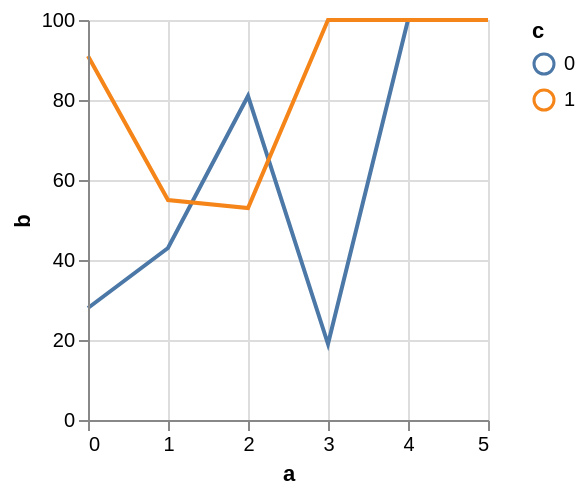

Here is the Vega-Lite specification saved for this chart:
### Vega specification from a JSON file in a GitHub repository (floating-point values rounded to 4 significant figures)
{"$schema": "https://vega.github.io/schema/vega/v5.json", "autosize": "pad", "padding": 5, "width": 200, "height": 200, "style": "cell", "data": [{"name": "source_0", "values": [{"a": 0, "b": 28, "c": 0}, {"a": 0, "b": 91, "c": 1}, {"a": 1, "b": 43, "c": 0}, {"a": 1, "b": 55, "c": 1}, {"a": 2, "b": 81, "c": 0}, {"a": 2, "b": 53, "c": 1}, {"a": 3, "b": 19, "c": 0}]}, {"name": "data_0", "source": "source_0", "transform": [{"type": "impute", "field": "b", "key": "a", "keyvals": {"signal": "sequence(4,6)"}, "method": "value", "groupby": ["c"], "value": null}, {"type": "formula", "expr": "datum.b === null ? 100 : datum.b", "as": "b"}]}], "marks": [{"name": "pathgroup", "type": "group", "from": {"facet": {"name": "faceted_path_main", "data": "data_0", "groupby": ["c"]}}, "encode": {"update": {"width": {"field": {"group": "width"}}, "height": {"field": {"group": "height"}}}}, "marks": [{"name": "marks", "type": "line", "style": ["line"], "sort": {"field": "datum[\"a\"]", "order": "descending"}, "from": {"data": "faceted_path_main"}, "encode": {"update": {"stroke": {"scale": "color", "field": "c"}, "tooltip": {"signal": "{\"a\": format(datum[\"a\"], \"\"), \"b\": format(datum[\"b\"], \"\"), \"c\": ''+datum[\"c\"]}"}, "x": {"scale": "x", "field": "a"}, "y": {"scale": "y", "field": "b"}, "defined": {"signal": "datum[\"a\"] !== null && !isNaN(datum[\"a\"]) && datum[\"b\"] !== null && !isNaN(datum[\"b\"])"}}}}]}], "scales": [{"name": "x", "type": "linear", "domain": {"data": "data_0", "field": "a"}, "range": [0, {"signal": "width"}], "nice": 1, "zero": false}, {"name": "y", "type": "linear", "domain": {"data": "data_0", "field": "b"}, "range": [{"signal": "height"}, 0], "nice": true, "zero": true}, {"name": "color", "type": "ordinal", "domain": {"data": "data_0", "field": "c", "sort": true}, "range": "category", "interpolate": "hcl"}], "axes": [{"scale": "x", "orient": "bottom", "grid": false, "title": "a", "labelFlush": true, "labelOverlap": true, "tickCount": {"signal": "ceil(width/40)"}, "zindex": 1}, {"scale": "x", "orient": "bottom", "gridScale": "y", "grid": true, "tickCount": {"signal": "ceil(width/40)"}, "domain": false, "labels": false, "maxExtent": 0, "minExtent": 0, "ticks": false, "zindex": 0}, {"scale": "y", "orient": "left", "grid": false, "title": "b", "labelOverlap": true, "tickCount": {"signal": "ceil(height/40)"}, "zindex": 1}, {"scale": "y", "orient": "left", "gridScale": "x", "grid": true, "tickCount": {"signal": "ceil(height/40)"}, "domain": false, "labels": false, "maxExtent": 0, "minExtent": 0, "ticks": false, "zindex": 0}], "legends": [{"stroke": "color", "gradientLength": {"signal": "clamp(height, 64, 200)"}, "title": "c"}]}
